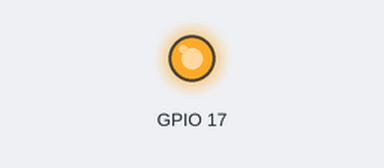
Simulated run of this program. Board: Raspberry Pi (BCM pin numbers). Shown: output pins drawn as LEDs (lit = HIGH). At 1.0 s the program stops and its outputs stay as they are.

Above: at 0.1 s.
Timing chart, 0 to 1.6 s (numbered marks = the images above):
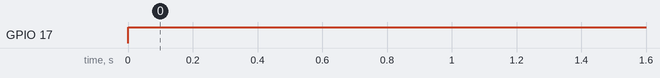

Measured:
- by itself, GPIO 17: LOW → HIGH at 0.00 s

The program:

prenderojo.py
```python
import RPi.GPIO as GPIO #importamos la libreria y cambiamos su nombre por "GPIO"
import time #necesario para los delays

#establecemos el sistema de numeracion que queramos, en mi caso BCM
GPIO.setmode(GPIO.BCM)

#configuramos el pin GPIO17 como una salida
GPIO.setup(17, GPIO.OUT)

#encendemos y apagamos el led 5 veces

GPIO.output(17, GPIO.HIGH)
time.sleep(1)
```
